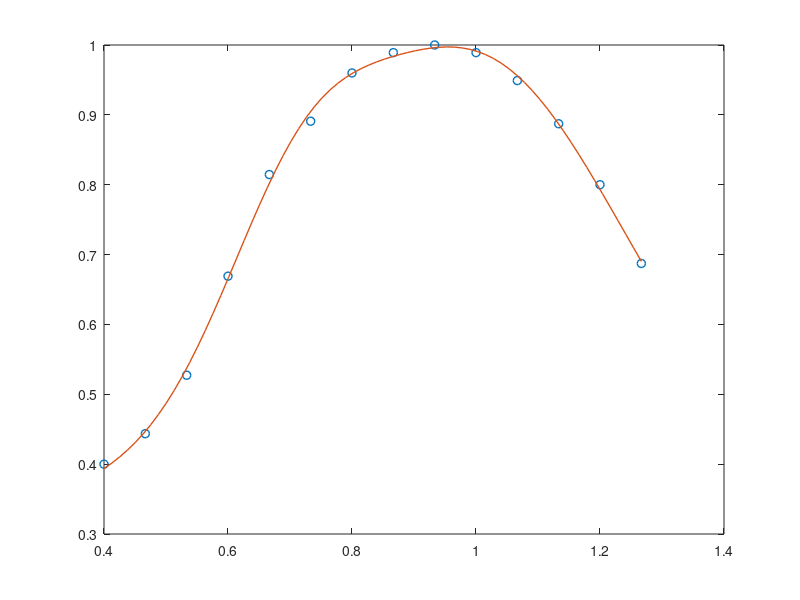

MATLAB code for this plot:
%--------------------------------------------------------------------------
% Tw2Tet_fit_Stephens.m
% Author: Akira Nagamori
% Last update: 7/19/18
% Code descriptions
%   Find an equation that describes the length-dependence of twitch-tetanus ratio 
%   based on the data presented in Fig 9 C in Stephens et al. (1975)
%--------------------------------------------------------------------------

close all
clear all
clc

Tw2Tet = [0.11 0.122 0.145 0.184 0.224 0.245 0.264 0.272 0.275 0.272 0.261 0.244 0.22 0.189];
Tw2Tet = Tw2Tet./max(Tw2Tet);
Lce_raw = -18:2:8; 
fiber_length = 3*10;
Lce = (fiber_length+Lce_raw)/fiber_length;

% Guassian 4th order
a1 = 0;
b1 = 0.9607;
c1 = 0.003597;
a2 = 0.1882;
b2 = 0.706;
c2 = 0.1679;
a3 = 0.5776;
b3 = 0.9928;
c3 = 0.3403;
a4 = 0.4059;
b4 = 0.9397;
c4 = 1.541;

Lce_fit = linspace(Lce(1),Lce(end),length(Tw2Tet)*5);
Tw2Tet_fit = a1*exp(-((Lce_fit-b1)/c1).^2) + a2*exp(-((Lce_fit-b2)/c2).^2) +  a3*exp(-((Lce_fit-b3)/c3).^2) + a4*exp(-((Lce_fit-b4)/c4).^2);

figure(1)
plot(Lce,Tw2Tet,'o','LineWidth',1)
hold on 
plot(Lce_fit,Tw2Tet_fit,'LineWidth',1)
